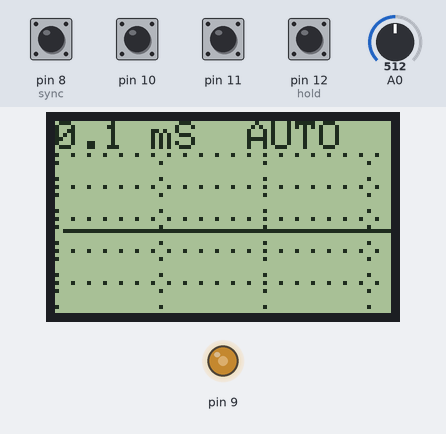
A sketch run on a simulated Arduino Nano, built with avr-gcc and run on an emulated ATmega328P. Parts: 84×48 one-colour display, output pins drawn as LEDs (lit = HIGH). Inputs (shaded band) come from the test bench; at power-on: pin 8 (sync), pin 10, pin 11, pin 12 (hold) HIGH, A0 = 512. What the sketch prints to the serial monitor is not drawn.

Above: at 1.3 s.
1.4 s: pin 8 (sync) pulled LOW for 1 s
At 2.8 s:
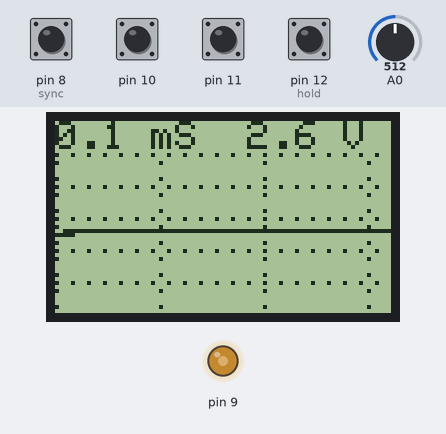
4.4 s: pin 12 (hold) pulled LOW for 0.15 s
At 6.2 s:
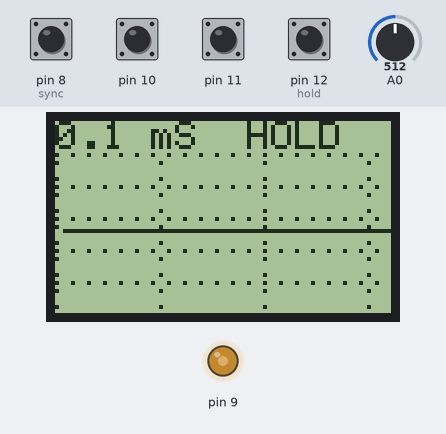
6.5 s: pin 10 pulled LOW for 1 s
9.1 s: pin 8 (sync) pulled LOW for 0.15 s
At 10.7 s:
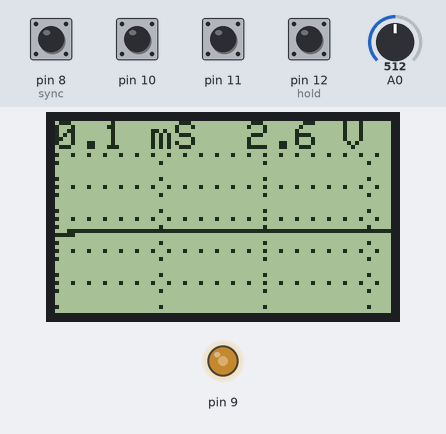
11.4 s: A0 set to 306
At 12.4 s:
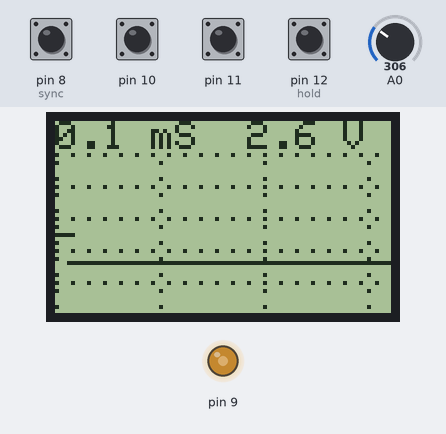
13.4 s: pin 11 pulled LOW for 0.15 s
At 14.7 s:
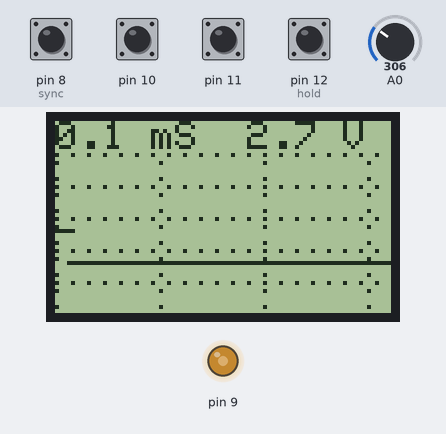
Timing chart, 0 to 16.4 s (numbered marks = the images above; inputs shaded):
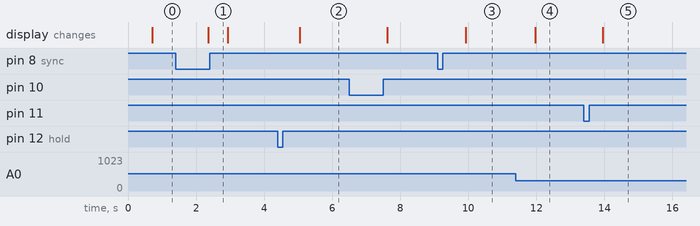

Measured:
- after the input at 1.4 s, the display: changes after 0.96 s (image 1)
- after the input at 4.4 s, the display: changes after 0.64 s (image 2)
- after the input at 9.1 s, the display: changes after 0.83 s (image 3)
- after the input at 11.4 s, the display: changes after 0.57 s (image 4)
- after the input at 13.4 s, the display: changes after 0.56 s (image 5)

The sketch:

mirko_20khz_scope_nicholson_mods.ino
```cpp
// Oscilloscope project for Nano

#include <Adafruit_GFX.h>
#include <Adafruit_PCD8544.h>
#include <SPI.h>
#include <FreqCount.h>

Adafruit_PCD8544 display = Adafruit_PCD8544(7, 6, 4, 3, 2);//CLK,DIN,DC,CE,RST |||| VCC +3.3 V , BL ++ 200 OM ++ 3.3 V

int izm,x,y,u,i2,zz,hold,h0,h1,h2,raz=0,menu,sss=512,u_dig,data[168]{};
unsigned long time,times;
float per;
byte i;


// int i,i1,i2,V_min,V_max,V_mid,t,t0,t1,sta,Key=1,hold=0;
 long Freq;
 float Vpp;
 int Y[96];
 int Buffer[192]; //192


void setup() {Serial.begin(9600);

    display.begin();
    display.clearDisplay();
    display.display();
    display.setContrast(45); // contrast setting
    display.setTextSize(1);  // setting font size
    display.setTextColor(BLACK); // setting text color
    pinMode(10,INPUT_PULLUP);  // +
    pinMode(11,INPUT_PULLUP);  // –
    pinMode(12,INPUT_PULLUP);  // hold
    pinMode(8,INPUT_PULLUP);  // sync
    ADMUX  = 0b01000000; // 0B0100000 10 bit A0 // 0B01100000 8 bit A0
    ADCSRA = 0b11110010;// CLK/4;
    analogWrite (9, 124); // PWM 9 OUTPUT
    //FreqCount.begin(1000);
}

void loop() {
///////////////////////////BUTTON CONTROL//////////////////////////////
/*  if (FreqCount.available()) {
    unsigned long count = FreqCount.read();
    display.setCursor(12,40);
    display.print(count);
    display.print("       ");
    display.display();
  } */

if(menu==0){
  if(digitalRead(10)==HIGH){if(hold==0){raz++;}if(hold==1){i2=i2+1;}delay(100);}
  if(digitalRead(11)==HIGH){if(hold==0){raz--;}if(hold==1&&hold>0){i2=i2-1;}delay(100);}
  }
  if(digitalRead(12)==LOW){hold++;i2=0;delay(100);}
  if(digitalRead(8)==LOW){menu++;delay(100);}
  if(hold>1){hold=0;}if(menu>1||menu<0){menu=0;}
  if(raz<=0){raz=0;}if(raz>8){raz=8;}
  if(menu==1){hold=0;
  if(digitalRead(10)==HIGH){sss+=24;delay(100);}
  if(digitalRead(11)==HIGH){sss-=24;delay(100);}
  if(sss>1023){sss=1023;}if(sss<0){sss=0;}
  }
   display.setCursor(0,0); // setting cursor position

/////////////////////////SWEEP TIME calibrated by generator ////////////////////////////
  if(raz==0){zz=1;h2=2;per=0.1;}
  if(raz==1){zz=1;h2=1;per=0.2;}
  if(raz==2){zz=12;h2=1;per=0.5;}
  if(raz==3){zz=32;h2=1;per=1;}
  if(raz==4){zz=75;h2=1;per=2;}
  if(raz==5){zz=200;h2=1;per=5;}
  if(raz==6){zz=380;h2=1;per=10;}
  if(raz==7){zz=750;h2=1;per=20;}
  if(raz==8){zz=1900;h2=1;per=50;}
///////////////////////////////////////////////////////////////////
if(hold==0&&millis()-time>0){
 ads();while(izm<sss){ads();h0++;if(h0>5000){break;}}h0=0;// SYNCHRONIZATION
times=micros();
while(i<167){i++;delayMicroseconds(zz);
  ads();data[i]=izm; // MEASUREMENT 10 bit
  }i=0;times=micros()-times;
  Serial.println(times);
}
////////////////////OUTPUT ON DISPLAY///////////////////////////////
  if(millis()-time>100){
    display.clearDisplay();
    if(sss<204&&sss>100){u_dig=10;display.setCursor(0,40);display.print("0.4V");}
    else if(sss<100){u_dig=5; display.setCursor(0,40);display.print("0.2V");}
    else{u_dig=25;}
     display.setCursor(0,0);
while(i<167){i++;setka();
    display.drawLine(i*h2-i2, 47-data[i]/u_dig,i*h2-i2+h2-1, 47-data[i+1]/u_dig, BLACK);}i=0;
    display.print(per,1);display.print(" mS  ");
  if(menu==0){if(hold==1){display.print("HOLD   ");}else{display.print("AUTO   ");}}
  if(menu==1){display.print(sss/200.0,1);display.print(" V ");}
  if(menu==1){display.drawLine(0, 48-sss/u_dig,4, 48-sss/u_dig, BLACK);
  }
    time=millis();
}
   display.display();
}// loop

void ads(){ //////// 10 bit ///////////
  do{ADCSRA |= (1 << ADSC);}
  while((ADCSRA & (1 << ADIF)) == 0);izm = (ADCL|ADCH << 8);}
  ////////////////// 8 bit ///////////
  // REQUIRED ALL CHANGEABLE VARIABLES (sss, u_dig)
  // while ((ADCSRA & 0x10)==0);
  //   ADCSRA|=0x10;
  //   izm = ADCH;

void setka(){
for(y=8;y<47;y=y+8){
for(x=0;x<83;x=x+4){
   display.drawPixel(x, y, BLACK);}}
 for(x=0;x<83;x=x+26){
for(y=10;y<47;y=y+4){
   display.drawPixel(x, y, BLACK);}}
   }
```
